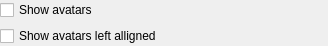
<ui version="4.0" >
 <class>RosterOptionsWidgetClass</class>
 <widget class="QWidget" name="RosterOptionsWidgetClass" >
  <property name="geometry" >
   <rect>
    <x>0</x>
    <y>0</y>
    <width>328</width>
    <height>44</height>
   </rect>
  </property>
  <layout class="QVBoxLayout" name="verticalLayout" >
   <property name="margin" >
    <number>0</number>
   </property>
   <item>
    <widget class="QCheckBox" name="chbShowAvatars" >
     <property name="text" >
      <string>Show avatars</string>
     </property>
    </widget>
   </item>
   <item>
    <widget class="QCheckBox" name="chbAlignLeftAvatars" >
     <property name="text" >
      <string>Show avatars left alligned</string>
     </property>
    </widget>
   </item>
  </layout>
 </widget>
 <layoutdefault spacing="6" margin="11" />
 <resources/>
 <connections/>
</ui>
